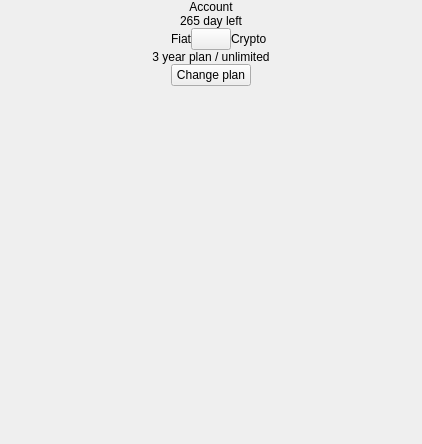
<?xml version="1.0" encoding="UTF-8"?>
<ui version="4.0">
 <class>AccountScreen</class>
 <widget class="QWidget" name="AccountScreen">
  <property name="geometry">
   <rect>
    <x>0</x>
    <y>0</y>
    <width>422</width>
    <height>444</height>
   </rect>
  </property>
  <property name="sizePolicy">
   <sizepolicy hsizetype="Fixed" vsizetype="Fixed">
    <horstretch>0</horstretch>
    <verstretch>0</verstretch>
   </sizepolicy>
  </property>
  <property name="windowTitle">
   <string>Form</string>
  </property>
  <layout class="QVBoxLayout" name="verticalLayout_4">
   <property name="spacing">
    <number>0</number>
   </property>
   <property name="leftMargin">
    <number>0</number>
   </property>
   <property name="topMargin">
    <number>0</number>
   </property>
   <property name="rightMargin">
    <number>0</number>
   </property>
   <property name="bottomMargin">
    <number>0</number>
   </property>
   <item>
    <widget class="QLabel" name="mainText">
     <property name="sizePolicy">
      <sizepolicy hsizetype="Preferred" vsizetype="Fixed">
       <horstretch>0</horstretch>
       <verstretch>0</verstretch>
      </sizepolicy>
     </property>
     <property name="text">
      <string>Account</string>
     </property>
     <property name="alignment">
      <set>Qt::AlignCenter</set>
     </property>
    </widget>
   </item>
   <item>
    <widget class="QLabel" name="mainInfoText">
     <property name="sizePolicy">
      <sizepolicy hsizetype="Preferred" vsizetype="Maximum">
       <horstretch>0</horstretch>
       <verstretch>0</verstretch>
      </sizepolicy>
     </property>
     <property name="text">
      <string>265 day left</string>
     </property>
     <property name="alignment">
      <set>Qt::AlignCenter</set>
     </property>
    </widget>
   </item>
   <item>
    <widget class="QWidget" name="widgetSwitch" native="true">
     <layout class="QHBoxLayout" name="horizontalLayout_3">
      <property name="spacing">
       <number>0</number>
      </property>
      <property name="leftMargin">
       <number>0</number>
      </property>
      <property name="topMargin">
       <number>0</number>
      </property>
      <property name="rightMargin">
       <number>0</number>
      </property>
      <property name="bottomMargin">
       <number>0</number>
      </property>
      <item>
       <widget class="QLabel" name="lblSwitchLeftText">
        <property name="sizePolicy">
         <sizepolicy hsizetype="Preferred" vsizetype="Expanding">
          <horstretch>0</horstretch>
          <verstretch>0</verstretch>
         </sizepolicy>
        </property>
        <property name="text">
         <string>Fiat</string>
        </property>
        <property name="alignment">
         <set>Qt::AlignRight|Qt::AlignTrailing|Qt::AlignVCenter</set>
        </property>
        <property name="activVisible" stdset="0">
         <bool>false</bool>
        </property>
       </widget>
      </item>
      <item>
       <widget class="QPushButton" name="btnSwitchButton">
        <property name="enabled">
         <bool>true</bool>
        </property>
        <property name="sizePolicy">
         <sizepolicy hsizetype="Fixed" vsizetype="Minimum">
          <horstretch>0</horstretch>
          <verstretch>0</verstretch>
         </sizepolicy>
        </property>
        <property name="checkable">
         <bool>true</bool>
        </property>
       </widget>
      </item>
      <item>
       <widget class="QLabel" name="lblSwitchRightText">
        <property name="text">
         <string>Crypto</string>
        </property>
        <property name="activVisibl" stdset="0">
         <bool>false</bool>
        </property>
       </widget>
      </item>
     </layout>
    </widget>
   </item>
   <item>
    <widget class="QLabel" name="lblStatusText">
     <property name="sizePolicy">
      <sizepolicy hsizetype="Expanding" vsizetype="Expanding">
       <horstretch>0</horstretch>
       <verstretch>0</verstretch>
      </sizepolicy>
     </property>
     <property name="text">
      <string>3 year plan / unlimited</string>
     </property>
     <property name="alignment">
      <set>Qt::AlignCenter</set>
     </property>
    </widget>
   </item>
   <item alignment="Qt::AlignHCenter">
    <widget class="QPushButton" name="btnChangePlan">
     <property name="sizePolicy">
      <sizepolicy hsizetype="Fixed" vsizetype="Fixed">
       <horstretch>0</horstretch>
       <verstretch>0</verstretch>
      </sizepolicy>
     </property>
     <property name="text">
      <string>Change plan</string>
     </property>
    </widget>
   </item>
   <item>
    <spacer name="verticalSpacer_2">
     <property name="orientation">
      <enum>Qt::Vertical</enum>
     </property>
     <property name="sizeHint" stdset="0">
      <size>
       <width>20</width>
       <height>519</height>
      </size>
     </property>
    </spacer>
   </item>
  </layout>
 </widget>
 <resources/>
 <connections/>
</ui>
